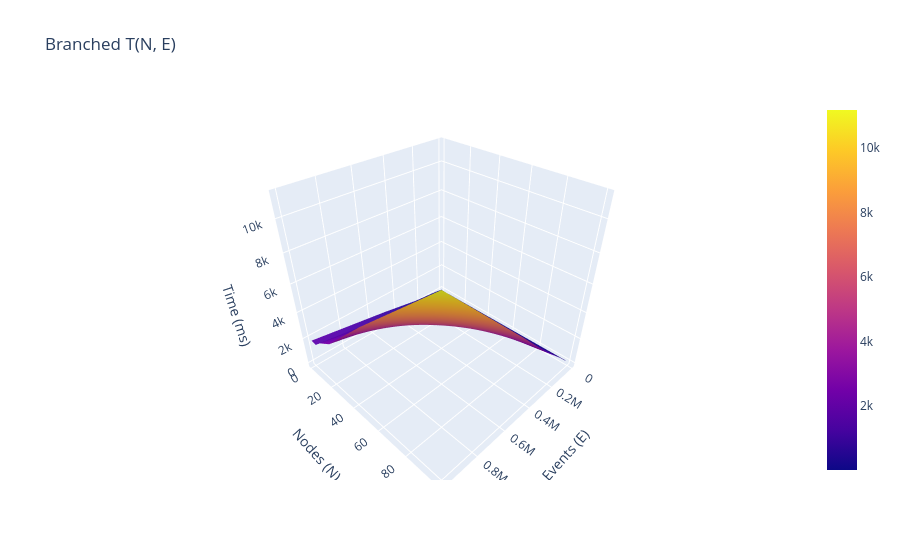

The cell this chart's notebook holds for it:
### Code cell
figB = go.Figure(data=[go.Surface(z=TB, x=E, y=N)])
figB.update_layout(
    title="Branched T(N, E)",
    scene={
        'xaxis_title': 'Events (E)',
        'yaxis_title': 'Nodes (N)',
        'zaxis_title': 'Time (ms)'
    }
)

figB.show()

### Figure 1 — Plotly figure (JSON) as saved in the notebook; plotly's stock layout.template omitted (floating-point values rounded to 4 significant figures)
{"data": [{"type": "surface", "x": [10000, 50000, 100000, 250000, 500000, 1000000], "y": [1, 5, 10, 20, 50, 100], "z": [[39, 128, 201, 390, 918, 1828], [16, 86, 179, 410, 892, 1773], [28, 125, 215, 566, 1057, 2255], [33, 150, 282, 822, 1656, 2902], [62, 289, 593, 1543, 3080, 6146], [108, 526, 1084, 2604, 5514, 11175]]}], "layout": {"scene": {"xaxis": {"title": {"text": "Events (E)"}}, "yaxis": {"title": {"text": "Nodes (N)"}}, "zaxis": {"title": {"text": "Time (ms)"}}}, "title": {"text": "Branched T(N, E)"}}}
